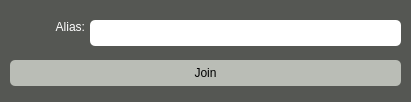
<?xml version="1.0" encoding="UTF-8"?>
<ui version="4.0">
 <class>StartWindow</class>
 <widget class="QMainWindow" name="StartWindow">
  <property name="geometry">
   <rect>
    <x>0</x>
    <y>0</y>
    <width>411</width>
    <height>102</height>
   </rect>
  </property>
  <property name="sizePolicy">
   <sizepolicy hsizetype="Fixed" vsizetype="Fixed">
    <horstretch>0</horstretch>
    <verstretch>0</verstretch>
   </sizepolicy>
  </property>
  <property name="minimumSize">
   <size>
    <width>0</width>
    <height>0</height>
   </size>
  </property>
  <property name="maximumSize">
   <size>
    <width>100000</width>
    <height>11000000</height>
   </size>
  </property>
  <property name="windowTitle">
   <string>Chat</string>
  </property>
  <property name="styleSheet">
   <string notr="true">background-color: rgb(85, 87, 83)</string>
  </property>
  <property name="tabShape">
   <enum>QTabWidget::Rounded</enum>
  </property>
  <widget class="QWidget" name="centralWidget">
   <widget class="QLineEdit" name="aliasLineEdit">
    <property name="geometry">
     <rect>
      <x>90</x>
      <y>20</y>
      <width>311</width>
      <height>26</height>
     </rect>
    </property>
    <property name="styleSheet">
     <string notr="true">background-color: white;
border-radius: 5px;</string>
    </property>
   </widget>
   <widget class="QPushButton" name="joinChatPushButton">
    <property name="geometry">
     <rect>
      <x>10</x>
      <y>60</y>
      <width>391</width>
      <height>26</height>
     </rect>
    </property>
    <property name="styleSheet">
     <string notr="true">border-radius: 5px;
background-color: rgb(186, 189, 182)</string>
    </property>
    <property name="text">
     <string>Join</string>
    </property>
   </widget>
   <widget class="QLabel" name="label">
    <property name="geometry">
     <rect>
      <x>20</x>
      <y>20</y>
      <width>65</width>
      <height>18</height>
     </rect>
    </property>
    <property name="styleSheet">
     <string notr="true">color: white;</string>
    </property>
    <property name="text">
     <string>Alias:</string>
    </property>
    <property name="alignment">
     <set>Qt::AlignRight|Qt::AlignTop|Qt::AlignTrailing</set>
    </property>
   </widget>
  </widget>
 </widget>
 <layoutdefault spacing="6" margin="11"/>
 <resources/>
 <connections/>
</ui>
